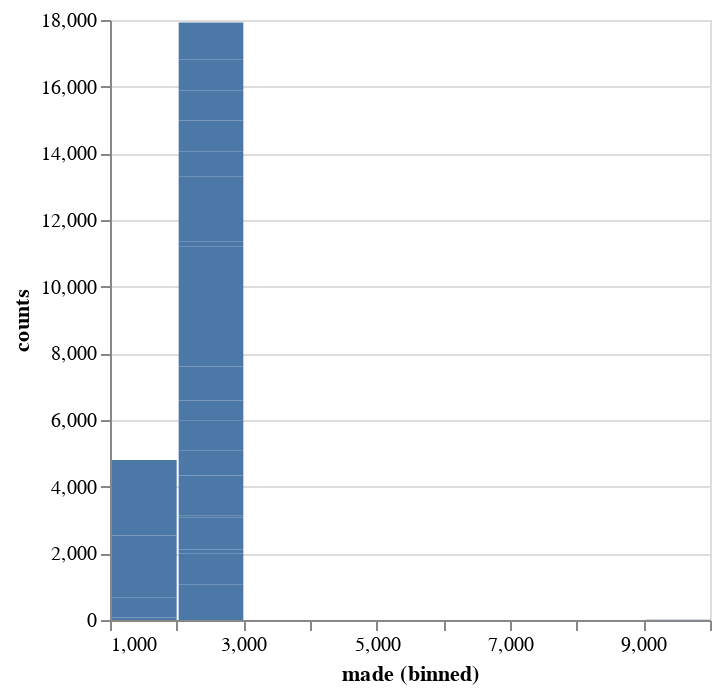

Source (notebook cell):
### Code cell
alt.Chart(made_counts).mark_bar().encode(
    alt.X("made:Q", bin=True),
    y='counts',
)

### Figure 1 — Vega-Lite specification as saved in the notebook (floating-point values rounded to 4 significant figures)
{"config": {"view": {"continuousWidth": 300, "continuousHeight": 300}}, "data": {"name": "data-3dacbbc07b63a2aef44f17516a68db46"}, "mark": {"type": "bar"}, "encoding": {"x": {"bin": true, "field": "made", "type": "quantitative"}, "y": {"field": "counts", "type": "quantitative"}}, "$schema": "https://vega.github.io/schema/vega-lite/v5.15.1.json", "datasets": {"data-3dacbbc07b63a2aef44f17516a68db46": [{"made": 2014, "counts": 1070}, {"made": 1990, "counts": 77}, {"made": 1997, "counts": 592}, {"made": 2013, "counts": 934}, {"made": 10000, "counts": 5}, {"made": 2021, "counts": 110}, {"made": 2019, "counts": 956}, {"made": 2001, "counts": 59}, {"made": 2012, "counts": 51}, {"made": 1993, "counts": 651}, {"made": 2003, "counts": 1156}, {"made": 2017, "counts": 741}, {"made": 2004, "counts": 915}, {"made": 1994, "counts": 628}, {"made": 2020, "counts": 595}, {"made": 2007, "counts": 1021}, {"made": 2000, "counts": 3588}, {"made": 2010, "counts": 152}, {"made": 2008, "counts": 981}, {"made": 2009, "counts": 972}, {"made": 1999, "counts": 588}, {"made": 2005, "counts": 764}, {"made": 1996, "counts": 822}, {"made": 2006, "counts": 921}, {"made": 2016, "counts": 910}, {"made": 2002, "counts": 1}, {"made": 2018, "counts": 927}, {"made": 1995, "counts": 631}, {"made": 1991, "counts": 30}, {"made": 1998, "counts": 719}, {"made": 1992, "counts": 59}, {"made": 2011, "counts": 68}, {"made": 2015, "counts": 1036}]}}
